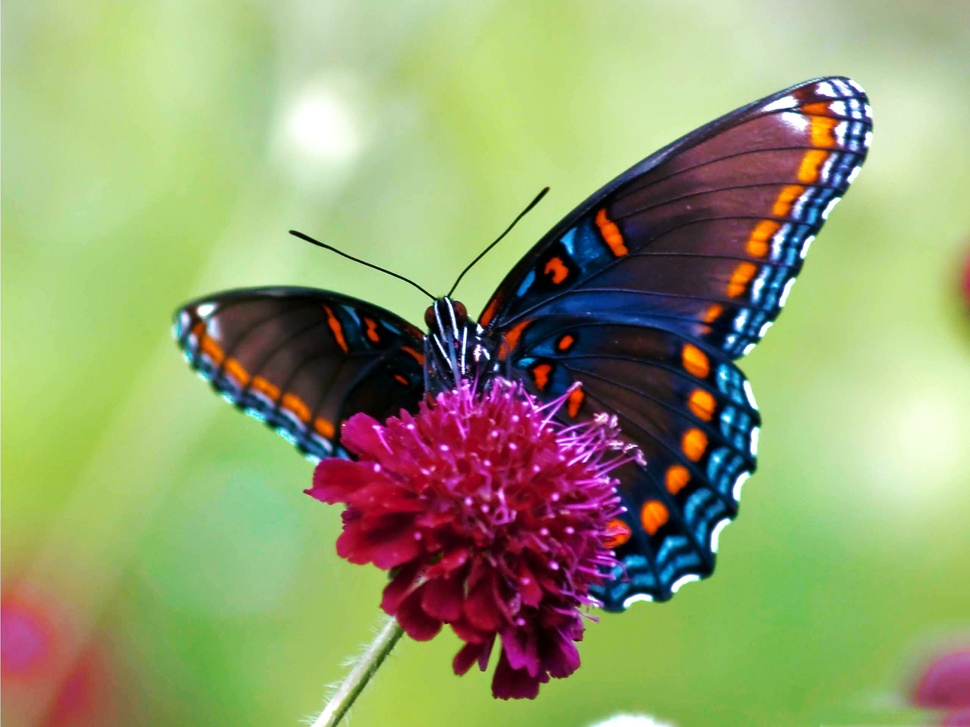
#> input picture papillon.jpeg, 970 x 727 px, shrunk from 2560 x 1920 before the run
$ jupyter execute 'Espace colorimétrique 2.ipynb'
#> lines starting #> are read from the running program, lines starting #| are printed output that depends on the picture; after the words box and inside, x2 and y2 are one past the last pixel; in counts of white or black regions, pixels touching at a corner belong together
# Espace colorimétrique Partie 2

Sur une image, la couleur ne permet pas toujours d'indentfier les éléments pertinents

Pour cela, il est d'usage lors de la conception d'un programme de reconnaissance faciale ou d'image de transformer les images en couleur en images en nuance de gris ou en image noir/blanc

# 1- Conversion d'une image en couleur en nuance de gris

[cell 1]
from PIL import Image,ImageOps
import numpy as np
import matplotlib.pyplot as plt

La couleur n'apporte des informations importantes. Elle rend lourd les images et empêches de faire de bonne précision

[cell 2]
# chargement de l'image
couleur_papillon = Image.open('papillon.jpeg')
#> couleur_papillon is the input picture: PIL image 970x727 RGB; mean R, G, B 148.6, 158.4, 111.3

[cell 3]
# Récupération des pixels de l'image
couleur_papillon = np.array(couleur_papillon)
print(couleur_papillon)
#> (printed output is left out)

[cell 4]
# affichage de l'image
plt.imshow(couleur_papillon)

[cell 5]
# resolution de l'image
couleur_papillon.shape
#> Out = (727, 970, 3)

[cell 6]
# conversion en nuance de gris avec la librairie sckit image
from skimage.color import rgb2gray

[cell 7]
gris_papillon = rgb2gray(couleur_papillon)
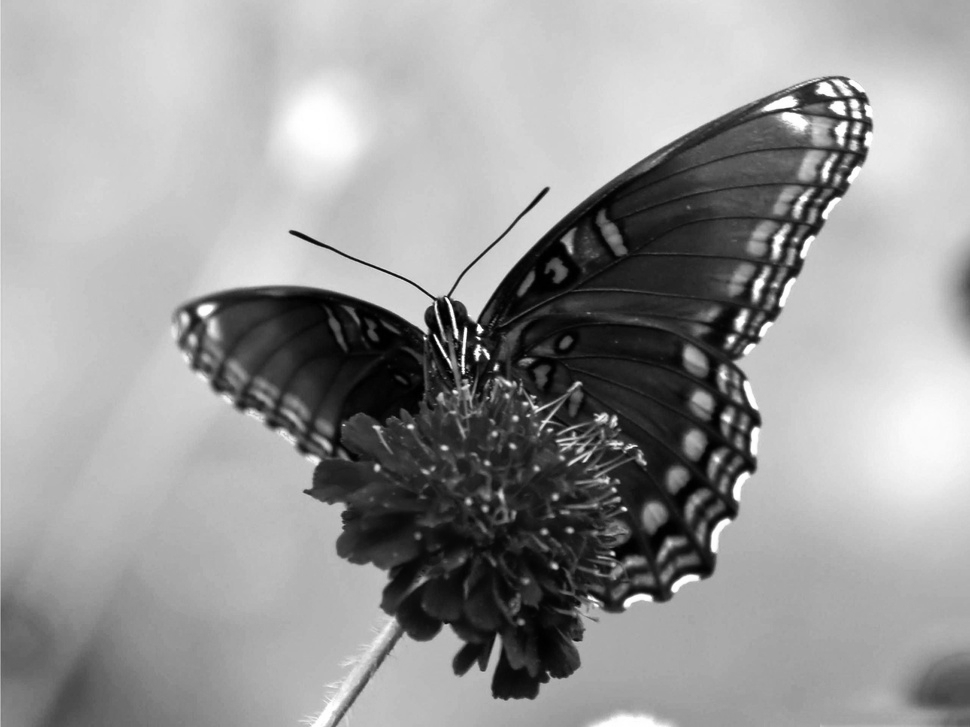
#> gris_papillon: shape (727, 970) float64; min 0, max 1, mean 0.6

[cell 8]
plt.imshow(gris_papillon,cmap='Greys_r')

[cell 9]
# Dimensions de l'image
print('Dimension : ', gris_papillon.shape)
#| Dimension :  (727, 970)

La conversion se fait en determinant la moyenne des 3 cannaux RGB pour obtenir un seul cannal
nuance_gris = 0,21 * CR + 0.72 * CV +  0.07 * CB

La conversion ne change pas la dimension mais le nombre de pixel

[cell 10]
print(gris_papillon)
#> (printed output is left out)

 ## Conversion d'image en nuance de gris avec PIL

[cell 11]
PIL_gray = Image.open('papillon.jpeg')
PIL_gray = ImageOps.grayscale(PIL_gray)
PIL_gray.show()

# 2 - Conversion d'une image en nuance de gris en image noir/blanc : binarisation ou seuillage d'image

La binarisation est le passage de l'image en nuance de gris en image noir et blanc

- Dans le processus de binarisation d'une image une valeur seuil T est choisie

- Tous les pixels avec les valeurs supérieures à ce seuil sont classés comme blancs et tous les autres pixels comme noirs

- L'image est alors séparée en 2 classes représentant le fond de l'image et une autre classe repréentant l'objet d'intètrêt sur l'image

- La binarisation permet alors de conserver l'information comprise entre O et T. Le reste des informations est par conséquent ignoré

[cell 12]
# affichage de pixels de l'image en nuance de gris du papillon
print(gris_papillon)
#> (printed output is left out)

[cell 13]
# Binarisation avec un seuil de 0.6

[cell 14]
gris_papillon = rgb2gray(couleur_papillon)
gris_papillon = gris_papillon > 0.6
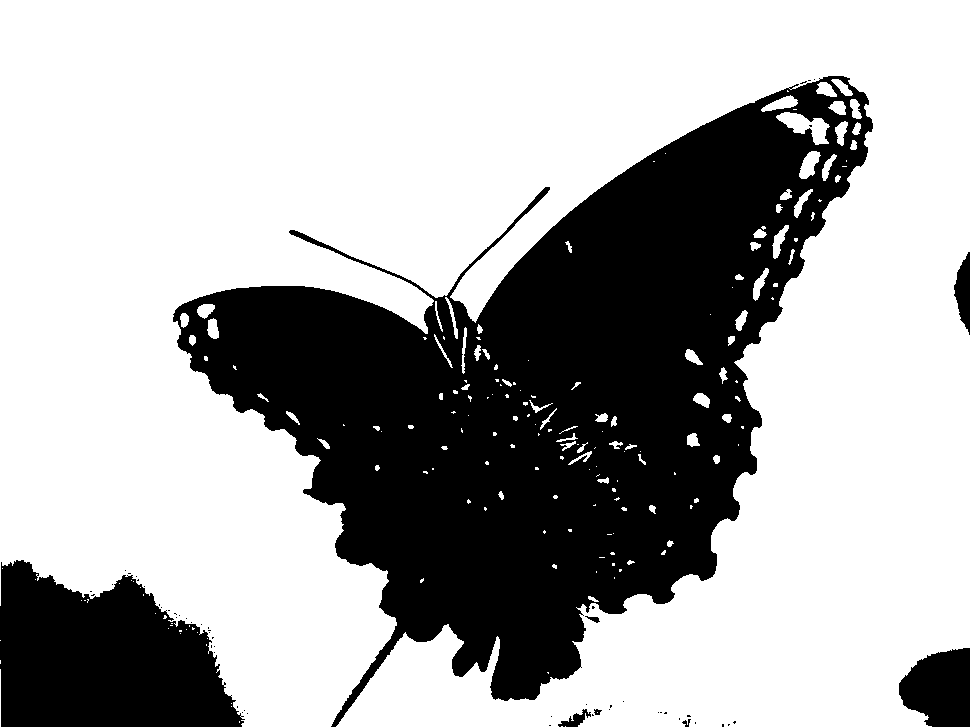
#> gris_papillon: shape (727, 970) bool; 67.4% white; 57 black regions (49 under 20 px), largest, box (x1, y1, x2, y2) and area: (173, 76, 873, 727) 194361, (0, 560, 245, 727) 29498, (899, 648, 970, 727) 4386

[cell 15]
print(gris_papillon)
#> (printed output is left out)

[cell 16]
# affichage de l'image binarisée
plt.imshow(gris_papillon,cmap='Greys_r')

[cell 17]
gris_papillon = rgb2gray(couleur_papillon)
gris_papillon = gris_papillon > 0.3
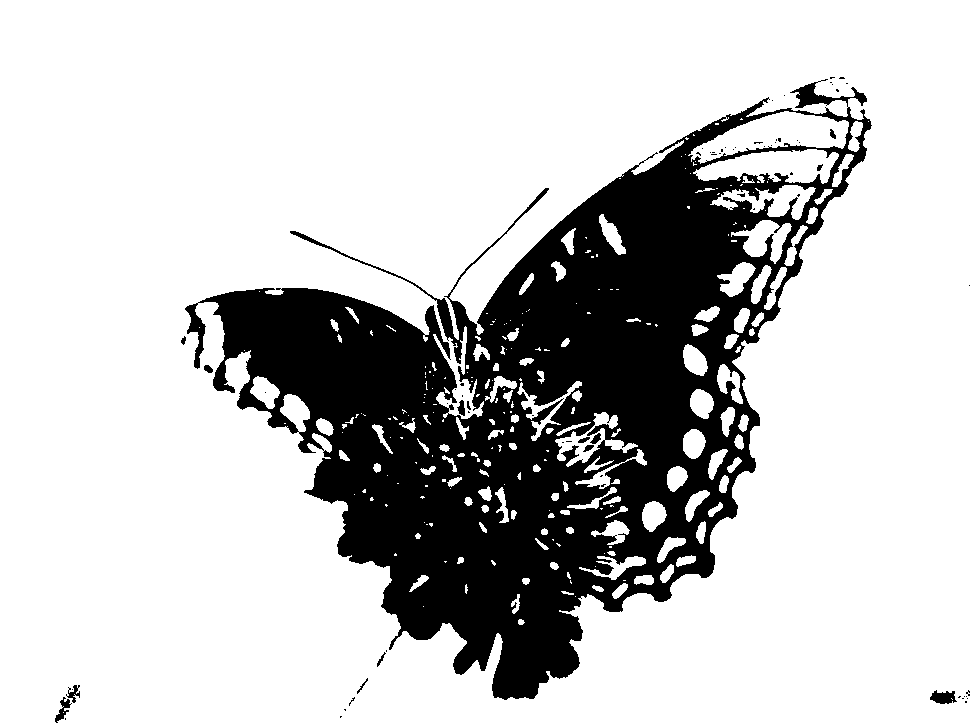
#> gris_papillon: shape (727, 970) bool; 77.5% white; 70 black regions (55 under 20 px), largest, box (x1, y1, x2, y2) and area: (185, 79, 872, 700) 157492, (930, 690, 957, 704) 251, (55, 697, 72, 723) 164
plt.imshow(gris_papillon,cmap='Greys_r')

 # Utilité de la binarisation
 La binarisation est souvent la première étape dans les systèmes de traitement et d'analyse d'image. Elle a pour but de dimunier la quantité d'information présente dans l'image et de ne garder que les informations pertinantes. Les performances des étapes suivantes dans les sytèmes d'analyse et de traitement d'image dépendent fortement du résultat obtenue lors de la binarisation. C'est pour cette raison que la méthode de binarisation utilisé doit être la plus adaptée possible. Elle doit d'une part conservé le maximum d'information utile présente dans l'image de depart et d'autre part éliminer un maximum de bruit présent dans l'image.

[cell 18]
# Exemple
# Chargement et affichage de l'image
ecriture = Image.open('ecriture.jpg')
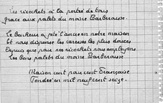
#> input picture ecriture.jpg, 163 x 103 px, shrunk from 430 x 273 before the run
#> ecriture is the input picture: PIL image 163x103 RGB; min 9, max 255, mean 204
ecriture = np.array(ecriture)

[cell 19]
plt.imshow(ecriture)

[cell 20]
ecriture.shape
#> Out = (103, 163, 3)

[cell 21]
# Conversion en nuance de gris
gris_ecriture = rgb2gray(ecriture)

[cell 22]
plt.imshow(gris_ecriture,cmap='Greys_r')

- l'objectif ici est de conserver les phrases en ignorant l'arrière plan de l'image qui est la feuille de papier

- les ecrits constituent l'objet d'intèrêt

- la feuille de papier est considéré comme le bruit

[cell 23]
# Binarisation avec un seuil de 0.3
binaire_ecriture = gris_ecriture>0.3
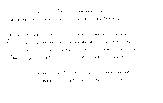
#> binaire_ecriture: shape (103, 163) bool; 99.2% white; black in thin lines or dots, all inside (x1, y1, x2, y2) = (7, 9, 135, 82)

[cell 24]
plt.imshow(binaire_ecriture, cmap='Greys_r')

[cell 25]
gris_ecriture = rgb2gray(ecriture)
binaire_ecriture = gris_ecriture>0.4
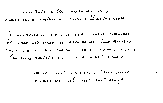
#> binaire_ecriture: shape (103, 163) bool; 97.2% white; black in thin lines or dots, all inside (x1, y1, x2, y2) = (5, 9, 157, 84)
plt.imshow(binaire_ecriture, cmap='Greys_r')
